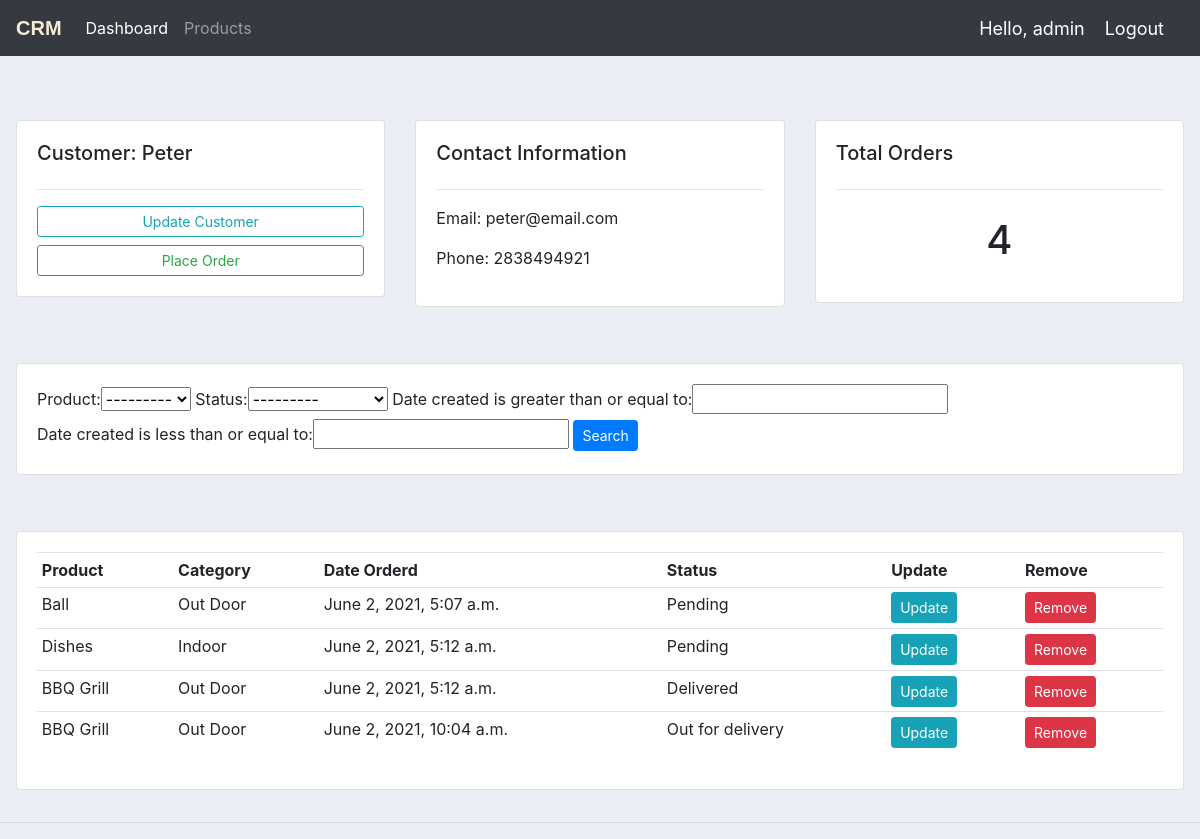
The app's page /accounts/customer/1/ (signed in) with its own data.
### accounts/models.py (models this page shows, shortened)
class Customer(models.Model):
    name = models.CharField(max_length=200, null=True)
    phone = models.CharField(max_length=200, null=True)
    email = models.CharField(max_length=200, null=True)
    date_created = models.DateTimeField(auto_now_add=True, null=True)

class Order(models.Model):
    STATUS = (
        ('Pending', 'Pending'),
        ('Out for delivery', 'Out for delivery'),
        ('Delivered', 'Delivered')
    )
    customer = models.ForeignKey(Customer, null=True, on_delete=models.SET_NULL)
    product = models.ForeignKey(Product, null=True, on_delete=models.SET_NULL)
    date_created = models.DateTimeField(auto_now_add=True, null=True)
    status  = models.CharField(max_length=200, null=True, choices=STATUS)

class Product(models.Model):
    CATEGORY = (
        ('Indoor', 'Indoor'),
        ('Out Door', 'Out Door')
    )
    name = models.CharField(max_length=200, null=True)
    price = models.FloatField(null=True)
    category = models.CharField(max_length=200, null=True, choices=CATEGORY)
    description = models.CharField(max_length=200, null=True, blank=True)
    date_created = models.DateTimeField(auto_now_add=True, null=True)
    tag = models.ManyToManyField(Tag)
    def __str__(self) -> str:
        return self.name

### accounts/views.py (the view)
# urls.py: path('customer/<str:id>/', views.customer, name='customer'),
@login_required(login_url='login')
def customer(request, id):
    customer = Customer.objects.get(id=id)
    orders = customer.order_set.all()
    myfilter = OrderFilter(request.GET, queryset=orders)
    orders = myfilter.qs
    context = {'customer': customer, 'orders': orders, 'myfilter': myfilter}
    return render(request, 'accounts/customer.html', context)

### templates/accounts/customer.html
{%  extends 'accounts/main.html' %}
{% block content %}
	<br>
<div class="row p-3">
	<div class="col-md">
		<div class="card card-body">
			<h5>Customer: {{ customer.name }}</h5>
			<hr>
			<a class="btn btn-outline-info btn-sm btn-block" href="">Update Customer</a>
			<a class="btn btn-outline-success btn-sm btn-block" href="{% url 'create_order' customer.id %}">Place Order</a>
		</div>
	</div>
	<div class="col-md">
		<div class="card card-body">
			<h5>Contact Information</h5>
			<hr>
			<p>Email: {{ customer.email }}</p>
			<p>Phone: {{ customer.phone }}</p>
		</div>
	</div>
	<div class="col-md">
		<div class="card card-body">
			<h5>Total Orders</h5>
			<hr>
			<h1 style="text-align: center;padding: 10px">{{ customer.order_set.count }}</h1>
		</div>
	</div>
</div>
<br>
<div class="row p-3">
	<div class="col">
		<div class="card card-body">
			<form method="get">
				{{ myfilter.form }}
		    <button class="btn btn-sm btn-primary" type="submit">Search</button>
		  </form>
		</div>
	</div>
</div>
<br>
<div class="row p-3">
	<div class="col-md">
		<div class="card card-body">
			<table class="table table-sm">
				<tr>
					<th>Product</th>
					<th>Category</th>
					<th>Date Orderd</th>
					<th>Status</th>
					<th>Update</th>
					<th>Remove</th>
				</tr>
				{% for o in orders %}
					<tr>
						<td>{{ o.product }}</td>
						<td>{{ o.product.category }}</td>
						<td>{{ o.date_created }}</td>
                        <td>{{ o.status }}</td>
                        <td><a href="{% url 'update_order' o.id %} " class="btn btn-sm btn-info">Update</a></td>
                        <td><a href="{% url 'delete_order' o.id %}" class="btn btn-sm btn-danger">Remove</a></td>
					</tr>
				{% endfor %}
			</table>
		</div>
	</div>
</div>
{% endblock %}

### templates/accounts/navbar.html (shortened to what this page needs)
{% load static %}
<nav class="navbar navbar-expand-lg navbar-dark bg-dark">
    <a class="navbar-brand" href="{% url 'home' %}" id="logo">CRM</a>
    <div class="collapse navbar-collapse" id="navbarNav">
      <ul class="navbar-nav">
        <li class="nav-item active">
          <a class="nav-link" href="{% url 'home' %}">Dashboard</a>
        </li>
        <li class="nav-item">
          <a class="nav-link" href="{% url 'products' %}">Products</a>
        </li>
      </ul>
    </div>
    <span class="hello-msg">Hello, {{ request.user }}</span>
    <span style="color: #ebecac"><a href="{% url 'logout' %}" class="hello-msg">Logout</a></span>
  </nav>

### static/css/main.css (style rules this page uses)
body { background-color: #ebeff5; }
#logo { font-family: Impact, Haettenschweiler, 'Arial Narrow Bold', sans-serif; font-weight: bold; color: antiquewhite; }

### templates/accounts/navbar.html (style rules this page uses)
.hello-msg { font-size: 18px; color: #ffffff; margin-right: 20px; }

### records on screen
Customer: name "Peter", email "peter@email.com", phone "2838494921", order_set.count "4"
Order: product "Ball", product.category "Out Door", date_created "June 2, 2021, 5:07 a.m.", status "Pending"
Order: product "Dishes", product.category "Indoor", date_created "June 2, 2021, 5:12 a.m.", status "Pending"
Order: product "BBQ Grill", product.category "Out Door", date_created "June 2, 2021, 5:12 a.m.", status "Delivered"
Order: product "BBQ Grill", product.category "Out Door", date_created "June 2, 2021, 10:04 a.m.", status "Out for delivery"

### other values on screen
{{ request.user }} "admin"
